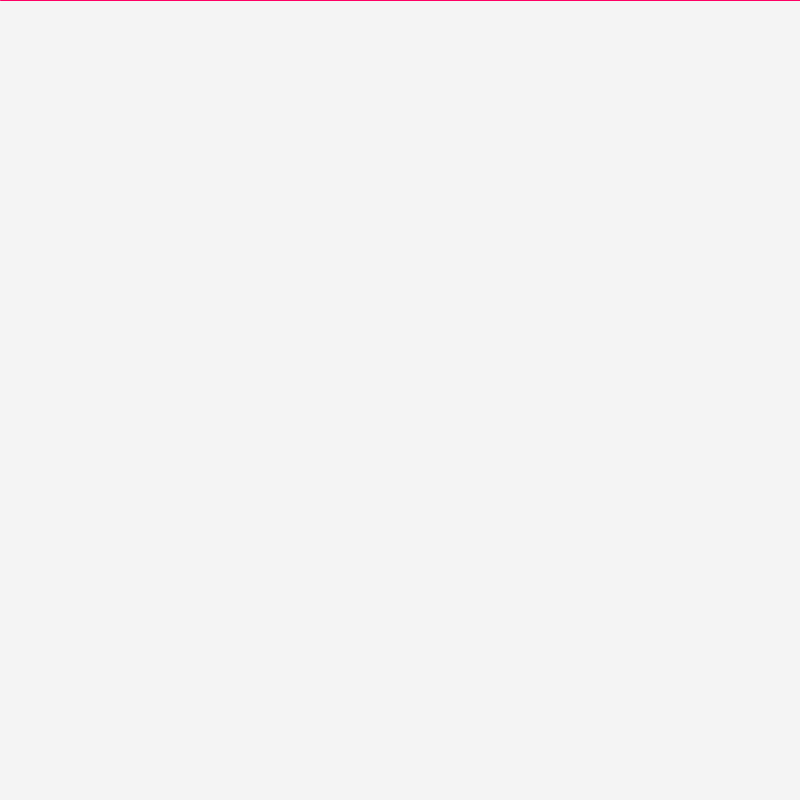
Frame 1 (no input)
Frame 60 (the mouse pressed at the canvas centre just before this capture): identical to frame 1, image omitted
Frame 120 (the mouse held since frame 60 and released just before this capture): identical to frame 1, image omitted

The Processing sketch that drew this single still picture (run headless with seeded random() and noise(); from frame 60 on, the mouse is pressed at the canvas centre):

// Processing sketch: HW6_PVector
// ── HW6_PVector.pde
ArrayList<Grapp> grappArray;
PVector mouse = new PVector(mouseX, mouseY);

void setup() {
  size(800, 800);
  //noFill();
  fill(225,0,100);
  //noStroke();
  stroke(255, 0, 100);
  grappArray = new ArrayList<Grapp>();
}

void draw() {
  background(244); 
  if (grappArray.size()>300) {
    grappArray.clear();
  } 
  
 beginShape();
  vertex(0,0);
  vertex(800,0);
  for (Grapp g : grappArray) {
    g.update();
    println(g.velocity.y);
    g.display();
  }
  endShape();
}

void mouseDragged() {
  
  grappArray.add(new Grapp(mouseX, mouseY,0));
  //grappArray.add(new Grapp(cos(mouseX)+400, cos(mouseY)+400,0));
}


// ── graphic_particleClass.pde
class Grapp {
  PVector location;
  PVector velocity;
  float size;

  Grapp(float _x, float _y,float _size) {
    location = new PVector(_x, _y);
    size = _size;
  }

  void update() {
    velocity = new PVector(0, random(-1, 1));
    location.add(velocity);
  }

  void display() {
    ellipse(location.x, location.y, size, size);
    vertex(location.x, location.y);
    }
}
